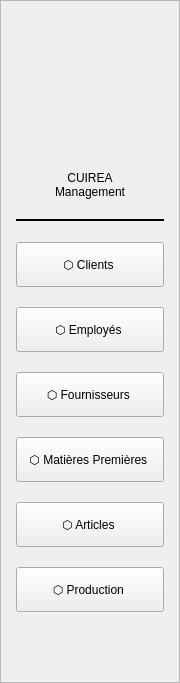
     <widget class="QFrame" name="sidebar">
      <property name="minimumSize">
       <size>
        <width>180</width>
        <height>0</height>
       </size>
      </property>
      <property name="maximumSize">
       <size>
        <width>180</width>
        <height>16777215</height>
       </size>
      </property>
      <property name="frameShape">
       <enum>QFrame::Shape::StyledPanel</enum>
      </property>
      <layout class="QVBoxLayout" name="verticalLayout_2">
       <property name="spacing">
        <number>20</number>
       </property>
       <property name="leftMargin">
        <number>15</number>
       </property>
       <property name="topMargin">
        <number>30</number>
       </property>
       <property name="rightMargin">
        <number>15</number>
       </property>
       <property name="bottomMargin">
        <number>30</number>
       </property>
       <item alignment="Qt::AlignmentFlag::AlignHCenter">
        <widget class="QLabel" name="sidebarIcon">
         <property name="minimumSize">
          <size>
           <width>120</width>
           <height>120</height>
          </size>
         </property>
         <property name="maximumSize">
          <size>
           <width>120</width>
           <height>120</height>
          </size>
         </property>
         <property name="text">
          <string/>
         </property>
         <property name="pixmap">
          <pixmap resource="resources.qrc">:/logo.png</pixmap>
         </property>
         <property name="scaledContents">
          <bool>true</bool>
         </property>
         <property name="alignment">
          <set>Qt::AlignmentFlag::AlignCenter</set>
         </property>
        </widget>
       </item>
       <item>
        <widget class="QLabel" name="sidebarTitle">
         <property name="text">
          <string>CUIREA
Management</string>
         </property>
         <property name="alignment">
          <set>Qt::AlignmentFlag::AlignCenter</set>
         </property>
         <property name="wordWrap">
          <bool>true</bool>
         </property>
        </widget>
       </item>
       <item>
        <widget class="Line" name="separator">
         <property name="frameShadow">
          <enum>QFrame::Shadow::Plain</enum>
         </property>
         <property name="lineWidth">
          <number>2</number>
         </property>
         <property name="orientation">
          <enum>Qt::Orientation::Horizontal</enum>
         </property>
        </widget>
       </item>
       <item>
        <widget class="QPushButton" name="btnClients">
         <property name="minimumSize">
          <size>
           <width>0</width>
           <height>45</height>
          </size>
         </property>
         <property name="text">
          <string> ⬡ Clients  </string>
         </property>
        </widget>
       </item>
       <item>
        <widget class="QPushButton" name="btnEmployees">
         <property name="minimumSize">
          <size>
           <width>0</width>
           <height>45</height>
          </size>
         </property>
         <property name="text">
          <string> ⬡ Employés  </string>
         </property>
        </widget>
       </item>
       <item>
        <widget class="QPushButton" name="btnSuppliers">
         <property name="minimumSize">
          <size>
           <width>0</width>
           <height>45</height>
          </size>
         </property>
         <property name="text">
          <string> ⬡ Fournisseurs  </string>
         </property>
        </widget>
       </item>
       <item>
        <widget class="QPushButton" name="btnRawMaterials">
         <property name="minimumSize">
          <size>
           <width>0</width>
           <height>45</height>
          </size>
         </property>
         <property name="text">
          <string> ⬡ Matières Premières  </string>
         </property>
        </widget>
       </item>
       <item>
        <widget class="QPushButton" name="btnProducts">
         <property name="minimumSize">
          <size>
           <width>0</width>
           <height>45</height>
          </size>
         </property>
         <property name="text">
          <string> ⬡ Articles  </string>
         </property>
        </widget>
       </item>
       <item>
        <widget class="QPushButton" name="btnProduction">
         <property name="minimumSize">
          <size>
           <width>0</width>
           <height>45</height>
          </size>
         </property>
         <property name="text">
          <string> ⬡ Production  </string>
         </property>
        </widget>
       </item>
       <item>
        <spacer name="verticalSpacer">
         <property name="orientation">
          <enum>Qt::Orientation::Vertical</enum>
         </property>
         <property name="sizeHint" stdset="0">
          <size>
           <width>20</width>
           <height>40</height>
          </size>
         </property>
        </spacer>
       </item>

      </layout>
     </widget>
